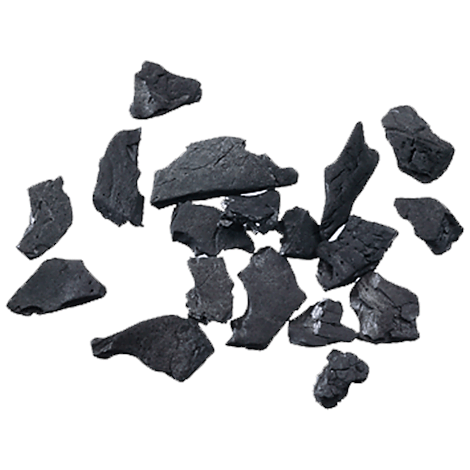
#> input picture learning/Images/im7.png, 470 x 470 px, found by its file name
$ python watershed.py
#> lines starting #> are read from the running program, lines starting #| are printed output that depends on the picture; after the words box and inside, x2 and y2 are one past the last pixel; in counts of white or black regions, pixels touching at a corner belong together
import cv2
import numpy as np
from queue import Queue

def watershed_segmentation(image, markers=None):
    if len(image.shape) > 2:
        gray = cv2.cvtColor(image, cv2.COLOR_BGR2GRAY)
    else:
        gray = image.copy()
    # Création de la carte des étiquettes
    labels = np.zeros_like(gray, dtype=np.int32)
    if markers is not None:
        labels = markers.copy()
    # Trier les pixels par intensité
    height, width = gray.shape
    pixels = [(gray[i, j], i, j) for i in range(height) for j in range(width)]
    pixels.sort(key=lambda x: x[0])
    # File d'attente pour les pixels à traiter
    queue = Queue()
    current_label = 1
    # Directions pour vérifier les voisins (8-connectivité)
    directions = [(-1,-1), (-1,0), (-1,1), (0,-1), (0,1), (1,-1), (1,0), (1,1)]
    # Traitement des pixels par ordre croissant d'intensité
    for intensity, i, j in pixels:
        if labels[i, j] != 0:  # Pixel déjà étiqueté
            continue

        # Vérifier les voisins
        neighbor_labels = set()
        for di, dj in directions:
            ni, nj = i + di, j + dj
            if 0 <= ni < height and 0 <= nj < width:
                if labels[ni, nj] > 0:
                    neighbor_labels.add(labels[ni, nj])

        if len(neighbor_labels) == 0:
            # Nouveau bassin
            labels[i, j] = current_label
            current_label += 1
            queue.put((i, j))
        elif len(neighbor_labels) == 1:
            # Appartient à un bassin existant
            labels[i, j] = neighbor_labels.pop()
            queue.put((i, j))
        else:
            # Ligne de partage des eaux
            labels[i, j] = -1

        # Propager les étiquettes aux voisins de même intensité
        while not queue.empty():
            ci, cj = queue.get()
            for di, dj in directions:
                ni, nj = ci + di, cj + dj
                if (0 <= ni < height and 0 <= nj < width and
                    labels[ni, nj] == 0 and gray[ni, nj] <= intensity):
                    labels[ni, nj] = labels[ci, cj]
                    queue.put((ni, nj))

    return labels

def create_watershed_visualization(image, labels):
    result = cv2.cvtColor(image, cv2.COLOR_GRAY2BGR) if len(image.shape) == 2 else image.copy()

    result[labels == -1] = [0, 0, 255]
    for label in range(1, labels.max() + 1):
        color = np.random.randint(0, 255, 3)
        mask = labels == label
        result[mask] = result[mask] * 0.7 + color * 0.3

    return result

def apply_watershed(image_path):
#> called with image_path = 'learning/Images/im7.png'
    image = cv2.imread(image_path, cv2.IMREAD_GRAYSCALE)
#> image: shape (470, 470); min 0, max 255, mean 202.3

    denoised = cv2.GaussianBlur(image, (5, 5), 0)
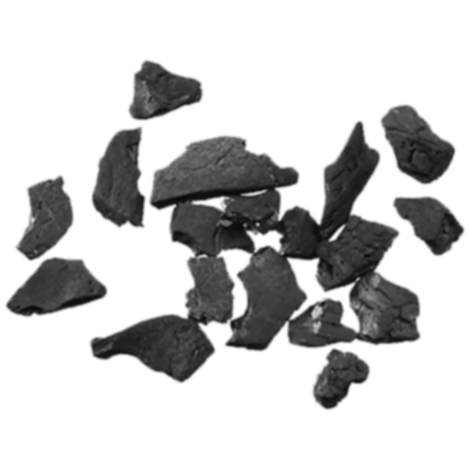
#> denoised: shape (470, 470); min 8, max 255, mean 202.3

    labels = watershed_segmentation(denoised)
#> in watershed_segmentation, `pixels = [(gray[i, j], i, j) for i in range(height) for j in range(wid..`: pixels = 220900 items
#> the loop in watershed_segmentation, `for intensity, i, j in pixels:` made 220900 passes
#> (intensity, i, j) on passes 1 to 12: (8, 225, 240), (8, 226, 240), (9, 191, 242), (9, 191, 243), (9, 226, 241), (9, 227, 241), (10, 151, 412), (10, 191, 241), (10, 191, 244), (10, 193, 226), (10, 193, 227), (10, 227, 240)
#> after the loop in watershed_segmentation, `for intensity, i, j in pixels:`:
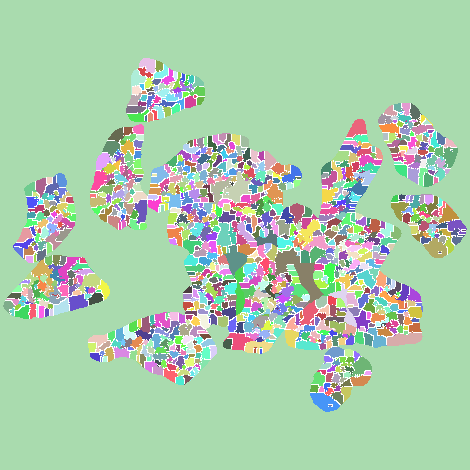
#> labels: shape (470, 470) int32; 1148 distinct labels, from -1 to 1147; one colour per label, 0 black, -1 white
#> after the loop in watershed_segmentation, `for intensity, i, j in pixels:`: current_label = 1148

    result = create_watershed_visualization(image, labels)
#> in create_watershed_visualization, `result[labels == -1] = [0, 0, 255]`:
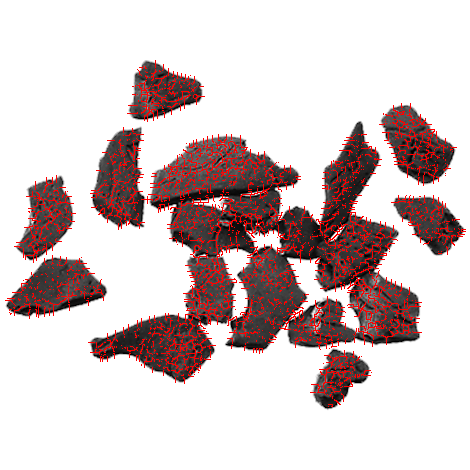
#> result: shape (470, 470, 3); mean B, G, R 196.9, 196.9, 211.3
#> the loop in create_watershed_visualization, `for label in range(1, labels.max() + 1):` made 1147 passes
#> pass 1, in create_watershed_visualization, `mask = labels == label`:
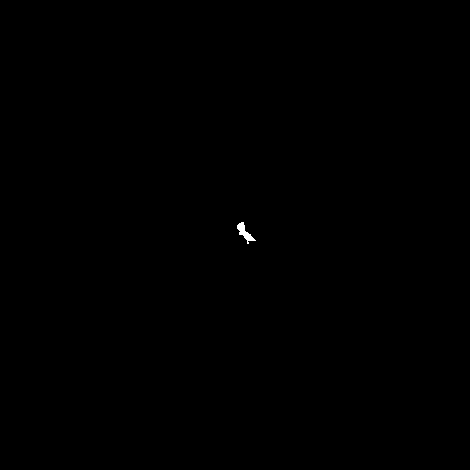
#> mask: shape (470, 470) bool; 0.07% white; 1 white region, box (x1, y1, x2, y2) and area: (237, 222, 256, 244) 153
#> pass 2, in create_watershed_visualization, `mask = labels == label`:
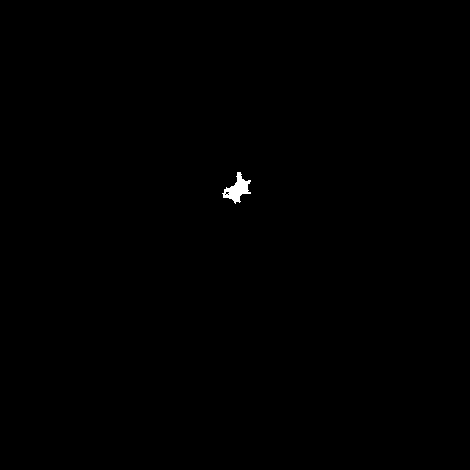
#> mask: shape (470, 470) bool; 0.19% white; 1 white region, box (x1, y1, x2, y2) and area: (222, 172, 251, 204) 409
#> after the loop in create_watershed_visualization, `for label in range(1, labels.max() + 1):`:
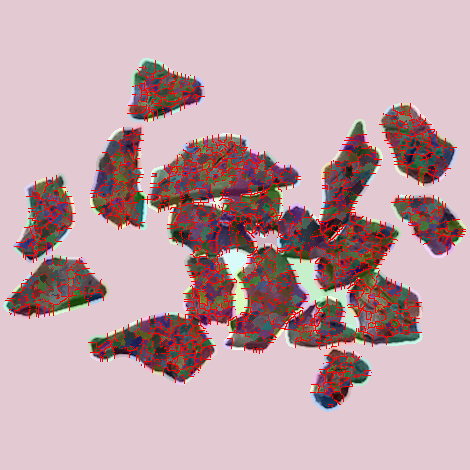
#> result: shape (470, 470, 3); mean B, G, R 169.1, 164, 194.8
    return image, result

image_originale, image_segmentee = apply_watershed("learning/Images/im7.png")
cv2.imshow("Original", image_originale)
cv2.imshow("Segmentée", image_segmentee)
cv2.waitKey(0)
cv2.destroyAllWindows()

$ run again, with learning/Images/a2.jpg saved as learning/Images/im7.png
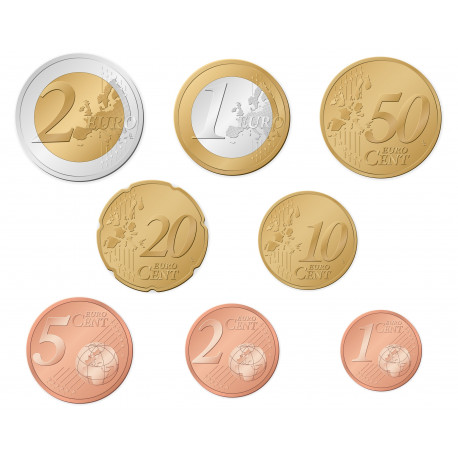
#> input picture learning/Images/a2.jpg, 458 x 458 px, found by its file name
#> pixels = 209764 items
#> the loop in watershed_segmentation, `for intensity, i, j in pixels:` made 209764 passes
#> (intensity, i, j) on passes 1 to 8: (129, 153, 276), (129, 162, 267), (130, 152, 277), (130, 154, 275), (130, 157, 273), (130, 158, 272), (130, 159, 271), (130, 160, 269)
#> after the loop in watershed_segmentation, `for intensity, i, j in pixels:`:
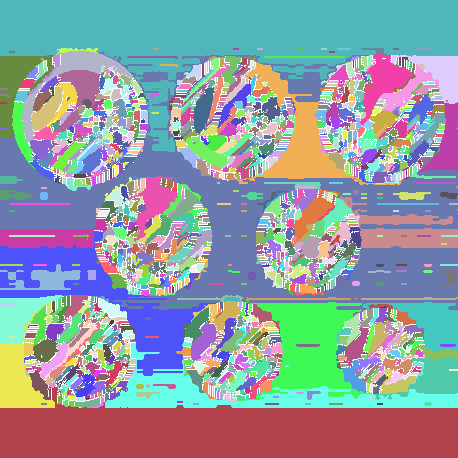
#> labels: shape (458, 458) int32; 1530 distinct labels, from -1 to 1529; one colour per label, 0 black, -1 white
#> after the loop in watershed_segmentation, `for intensity, i, j in pixels:`: current_label = 1530
#> after the loop in create_watershed_visualization, `for label in range(1, labels.max() + 1):`:
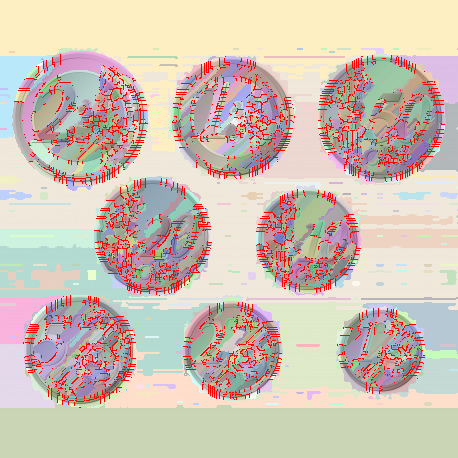
#> result: shape (458, 458, 3); mean B, G, R 181.3, 194, 209.2
